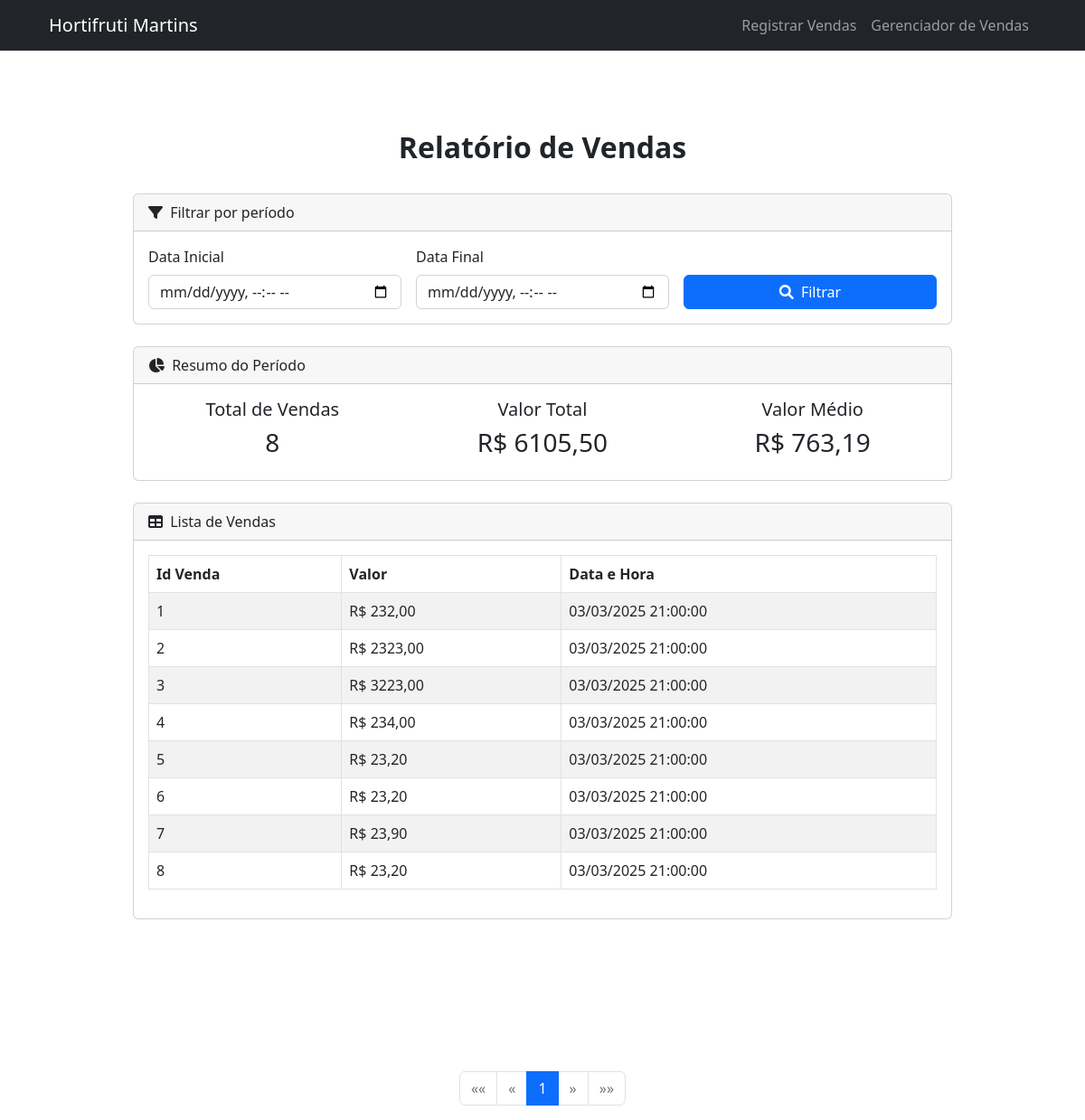
The page /relatorio/ on the database as committed earlier.
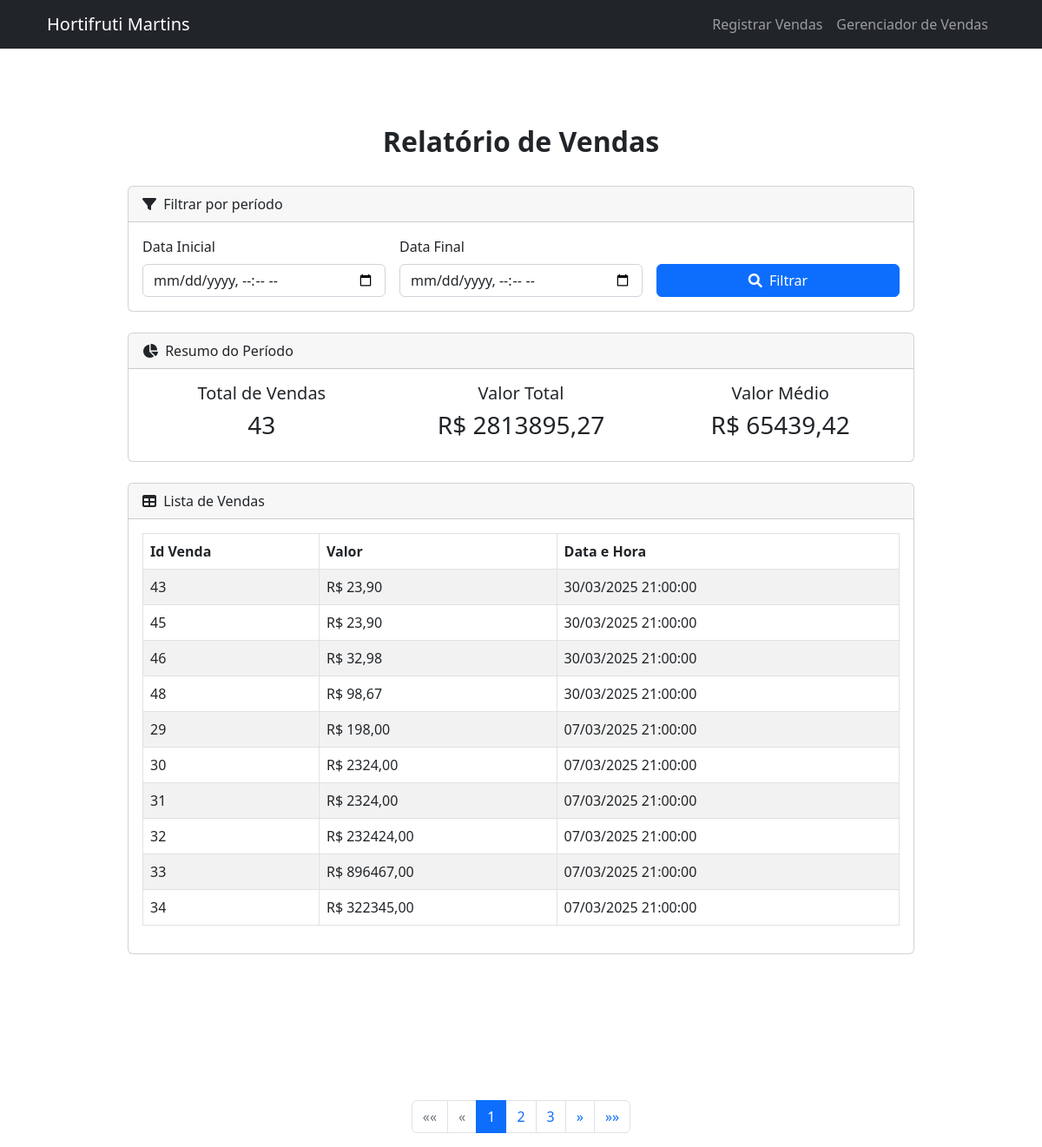
The same page on the database as committed later.
### hortifruti/models.py (models this page shows)
class VendasModel(models.Model):
    id_venda = models.AutoField(primary_key=True)
    valor = models.DecimalField(max_digits=10, decimal_places=2)
    data = models.DateTimeField(auto_now_add=True)

### hortifruti/views.py (the view)
# urls.py: path('relatorio/', views.relatorioPage, name='relatorio_Page'),  # Nome corrigido para corresponder ao template
def relatorioPage(request):
    context = repository.relatorioVendas(request)
    return render(request, 'relatorioPage.html', context)

### hortifruti/templates/relatorioPage.html (shortened to what the changed rows need)
{% load static %}
<!DOCTYPE html>
<html lang="pt-BR">
    <head>
        <link href={% static 'css/styles.css' %} rel="stylesheet" />
        <link rel="stylesheet" href="https://cdnjs.cloudflare.com/ajax/libs/font-awesome/6.0.0/css/all.min.css" />
    </head>
    <body id="page-top">
        <section id="about">
            <div class="container px-4">
                <div class="row gx-4 justify-content-center">
                    <div class="col-lg-10">
                        <h2 class="text-center"><strong>Relatório de Vendas</strong></h2>
                        <br>
                        {% if vendas %}
                        <div class="card mb-4">
                            <div class="card-header">
                                <i class="fas fa-chart-pie me-1"></i>
                                Resumo do Período
                            </div>
                            <div class="card-body">
                                <div class="row text-center">
                                    <div class="col-md-4">
                                        <div class="h5">Total de Vendas</div>
                                        <div class="h3">{{ qtd_vendas }}</div>
                                    </div>
                                    <div class="col-md-4">
                                        <div class="h5">Valor Total</div>
                                        <div class="h3">R$ {{ valor_total|floatformat:2 }}</div>
                                    </div>
                                    <div class="col-md-4">
                                        <div class="h5">Valor Médio</div>
                                        <div class="h3">R$ {{ valor_medio|floatformat:2 }}</div>
                                    </div>
                                </div>
                            </div>
                        </div>
                        {% endif %}
                        <div class="card">
                            <div class="card-body">
                                {% if vendas %}
                                <div class="table-responsive">
                                    <table class="table table-bordered table-striped">
                                        <thead>
                                            <tr>
                                                <th>Id Venda</th>
                                                <th>Valor</th>
                                                <th>Data e Hora</th>
                                            </tr>
                                        </thead>
                                        <tbody>
                                            {% for venda in vendas %}
                                            <tr>
                                                <td>{{venda.id_venda}}</td>
                                                <td>R$ {{venda.valor|floatformat:2}}</td>
                                                <td>{{venda.data|date:"d/m/Y H:i:s"}}</td>
                                            </tr>
                                            {%endfor%}
                                        </tbody>
                                    </table>
                                </div>
                                {% else %}
                                <div class="alert alert-info">
                                    Nenhuma venda encontrada para o período selecionado.
                                </div>
                                {% endif %}
                            </div>
                        </div>
                    </div>
                </div>
            </div>
        </section>
        {% if is_paginated %}
        <div class="container mt-4">
            <nav aria-label="Navegação de páginas">
                <ul class="pagination justify-content-center">
                    {% for num in vendas.paginator.page_range %}
                        {% if vendas.number == num %}
                            <li class="page-item active"><a class="page-link" href="?page={{ num }}{% if data_inicial %}&data_inicial={{data_inicial}}{% endif %}{% if data_final %}&data_final={{data_final}}{% endif %}">{{ num }}</a></li>
                        {% elif num > vendas.number|add:'-3' and num < vendas.number|add:'3' %}
                            <li class="page-item"><a class="page-link" href="?page={{ num }}{% if data_inicial %}&data_inicial={{data_inicial}}{% endif %}{% if data_final %}&data_final={{data_final}}{% endif %}">{{ num }}</a></li>
                        {% endif %}
                    {% endfor %}
                    {% if vendas.has_next %}
                        <li class="page-item">
                            <a class="page-link" href="?page={{ vendas.next_page_number }}{% if data_inicial %}&data_inicial={{data_inicial}}{% endif %}{% if data_final %}&data_final={{data_final}}{% endif %}" aria-label="Próxima">
                                <span aria-hidden="true">&raquo;</span>
                            </a>
                        </li>
                        <li class="page-item">
                            <a class="page-link" href="?page={{ vendas.paginator.num_pages }}{% if data_inicial %}&data_inicial={{data_inicial}}{% endif %}{% if data_final %}&data_final={{data_final}}{% endif %}" aria-label="Última">
                                <span aria-hidden="true">&raquo;&raquo;</span>
                            </a>
                        </li>
                    {% else %}
                        <li class="page-item disabled">
                            <a class="page-link" href="#" aria-label="Próxima">
                                <span aria-hidden="true">&raquo;</span>
                            </a>
                        </li>
                        <li class="page-item disabled">
                            <a class="page-link" href="#" aria-label="Última">
                                <span aria-hidden="true">&raquo;&raquo;</span>
                            </a>
                        </li>
                    {% endif %}
                </ul>
            </nav>
        </div>
        {% endif %}
    </body>
</html>

Rows that differ between the two databases and show on the page:
no longer on this page (row unchanged): VendasModel: id_venda "1", valor "232,00", data "03/03/2025 21:00:00"
no longer on this page (row unchanged): VendasModel: id_venda "2", valor "2323,00", data "03/03/2025 21:00:00"
no longer on this page (row unchanged): VendasModel: id_venda "3", valor "3223,00", data "03/03/2025 21:00:00"
no longer on this page (row unchanged): VendasModel: id_venda "4", valor "234,00", data "03/03/2025 21:00:00"
no longer on this page (row unchanged): VendasModel: id_venda "5", valor "23,20", data "03/03/2025 21:00:00"
no longer on this page (row unchanged): VendasModel: id_venda "6", valor "23,20", data "03/03/2025 21:00:00"
no longer on this page (row unchanged): VendasModel: id_venda "7", valor "23,90", data "03/03/2025 21:00:00"
no longer on this page (row unchanged): VendasModel: id_venda "8", valor "23,20", data "03/03/2025 21:00:00"
added VendasModel: id_venda "43", valor "23,90", data "30/03/2025 21:00:00"
added VendasModel: id_venda "45", valor "23,90", data "30/03/2025 21:00:00"
added VendasModel: id_venda "46", valor "32,98", data "30/03/2025 21:00:00"
added VendasModel: id_venda "48", valor "98,67", data "30/03/2025 21:00:00"
added VendasModel: id_venda "29", valor "198,00", data "07/03/2025 21:00:00"
added VendasModel: id_venda "30", valor "2324,00", data "07/03/2025 21:00:00"
added VendasModel: id_venda "31", valor "2324,00", data "07/03/2025 21:00:00"
added VendasModel: id_venda "32", valor "232424,00", data "07/03/2025 21:00:00"
added VendasModel: id_venda "33", valor "896467,00", data "07/03/2025 21:00:00"
added VendasModel: id_venda "34", valor "322345,00", data "07/03/2025 21:00:00"
Other text that changed with them:
{{ qtd_vendas }}: "8" → "43"
{{ valor_total|floatformat:2 }}: "6105,50" → "2813895,27"
{{ valor_medio|floatformat:2 }}: "763,19" → "65439,42"
new list line: "2"
new list line: "3"
